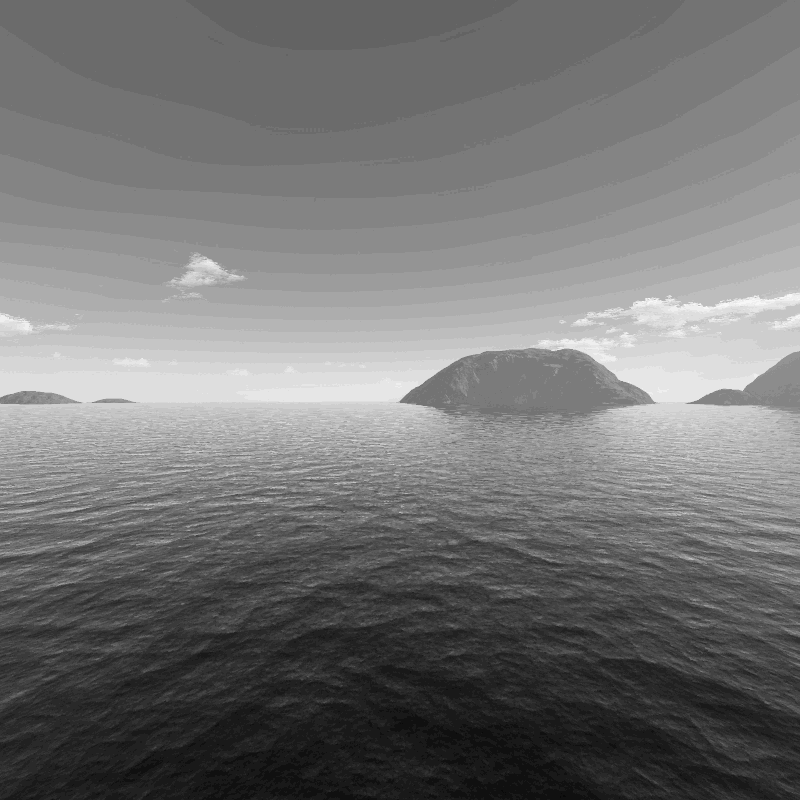
#> input picture arquivo_5bits.pgm, 800 x 800 px
$ python aumentaBrilho.py
#> lines starting #> are read from the running program, lines starting #| are printed output that depends on the picture
from PIL import Image

# Carregar a imagem
imagem = Image.open("arquivo_5bits.pgm")
#> imagem is the input picture: PIL image 800x800 L; min 8, max 247, mean 115.6

# Converter a imagem para o modo RGB (caso não esteja)
imagem = imagem.convert("RGB")
#> imagem: PIL image 800x800 RGB

# Aplicar o ganho de brilho
fator_ganho = 1.2  # 20% de aumento
imagem_brilho = imagem.point(lambda p: min(int(p * fator_ganho), 255))
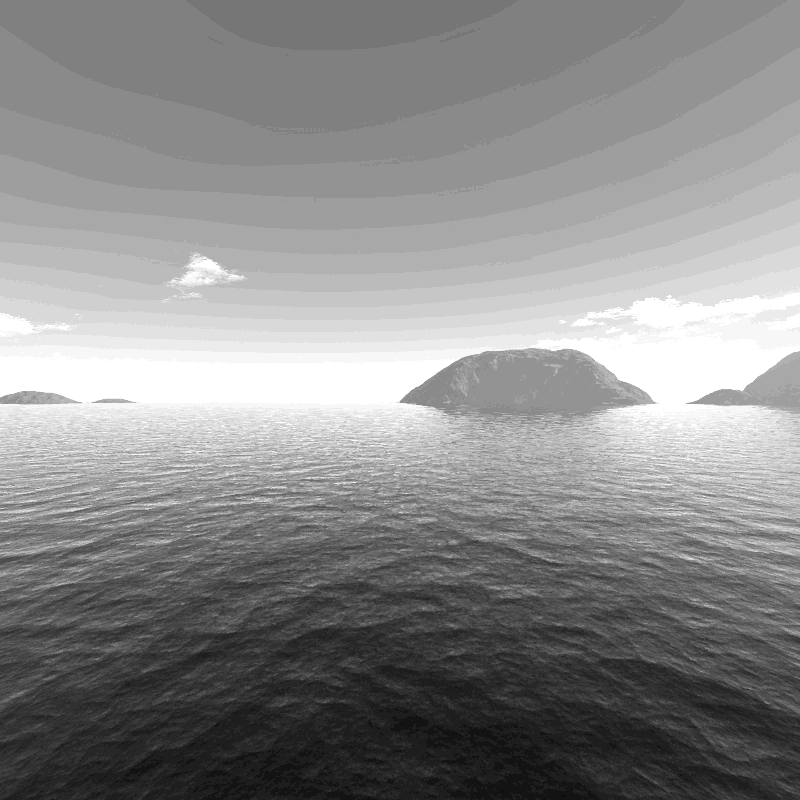
#> imagem_brilho: PIL image 800x800 RGB; min 9, max 255, mean 137.8

# Salvar ou exibir a imagem
imagem_brilho.save("imagem_com_mais_brilho.jpg")
imagem_brilho.show()
